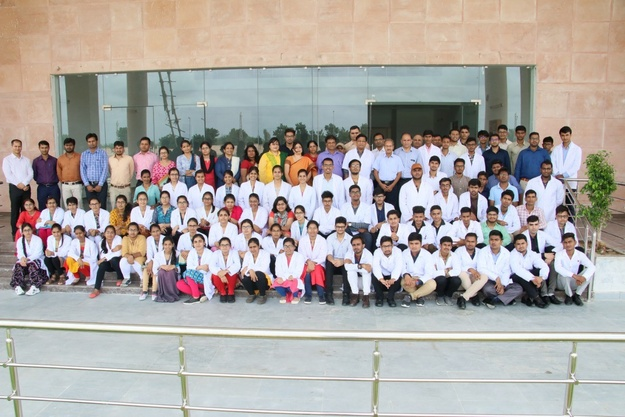
#> input picture Raspberry/docs/img0.jpg, 625 x 417 px, shrunk from 1280 x 853 before the run, found by its file name; its folder holds 5 pictures in this run
$ python main_detection.py
#> lines starting #> are read from the running program, lines starting #| are printed output that depends on the picture
import cv2
import imutils
import time

counter = 0

cascadePath = r'HaarCascades/HS.xml'

while True:

    for i in range(12):

        path = f"docs/img{i}.jpg"
        print(path)
        img = cv2.imread(path)
#> img is the input picture: shape (417, 625, 3); mean B, G, R 163.6, 167.8, 173.7
        gray = cv2.cvtColor(img, cv2.COLOR_BGR2GRAY)
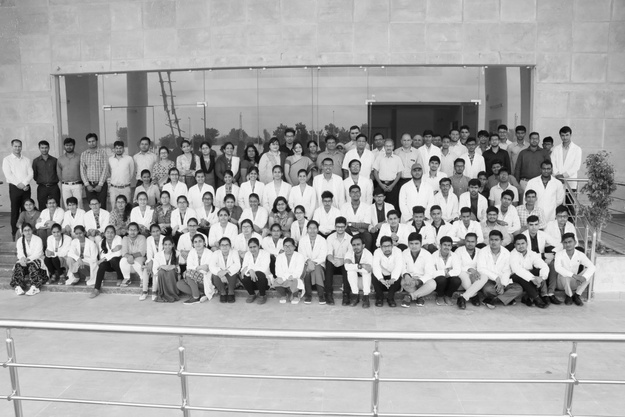
#> gray: shape (417, 625); min 2, max 255, mean 169.1
#> (the run stopped early here; a loop or call above may not have finished)
